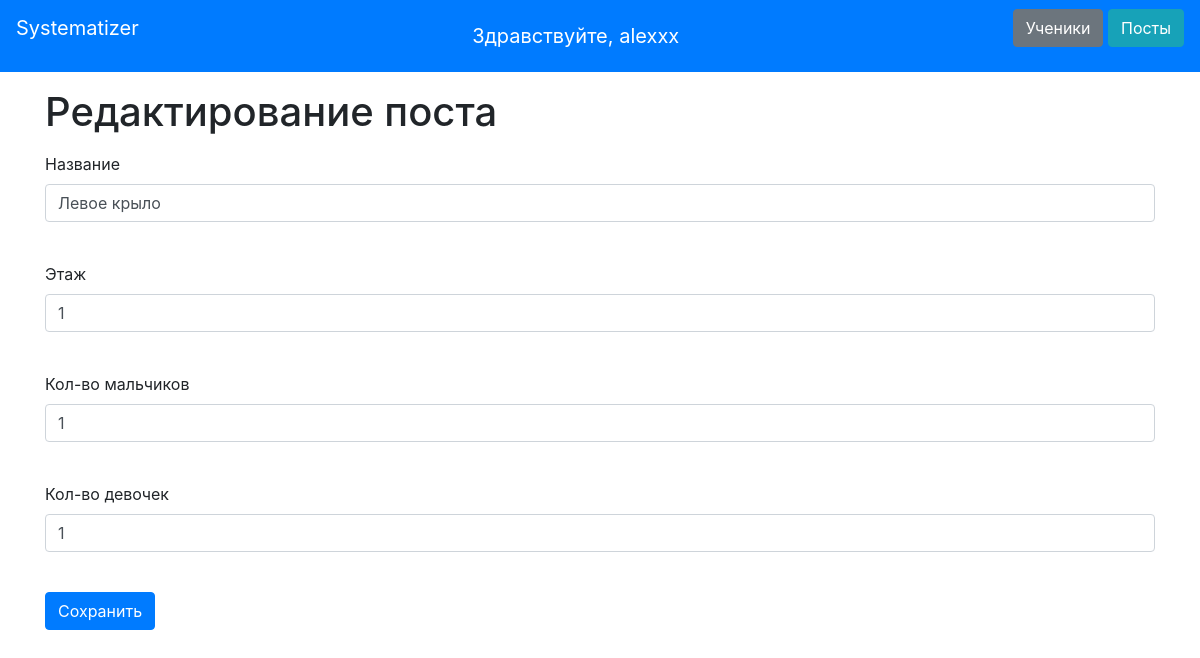
The page /edit_post/2 (signed in) on the database its author committed.
### data/users.py (models this page shows, shortened)
class User(SqlAlchemyBase, UserMixin, SerializerMixin):
    __tablename__ = 'users'
    id = sqlalchemy.Column(sqlalchemy.Integer, primary_key=True, autoincrement=True)
    name = sqlalchemy.Column(sqlalchemy.String, nullable=False)
    hashed_password = sqlalchemy.Column(sqlalchemy.String, nullable=True)

### data/posts.py (models this page shows)
class Posts(SqlAlchemyBase, SerializerMixin):
    __tablename__ = 'posts'
    id = sqlalchemy.Column(sqlalchemy.Integer, unique=True,
                           primary_key=True, autoincrement=True)
    name = sqlalchemy.Column(sqlalchemy.String, nullable=False)
    floor = sqlalchemy.Column(sqlalchemy.Integer, nullable=False)
    am_m = sqlalchemy.Column(sqlalchemy.Integer)
    am_f = sqlalchemy.Column(sqlalchemy.Integer)

### app.py (the view, shortened to what this page needs)
@app.route('/edit_post/<int:id>', methods=['GET', 'POST'])
@login_required
def edit_post(id):
    form = PostForm()
    if request.method == "GET":
        db_sess = db_session.create_session()
        pst = db_sess.query(Posts).filter(Posts.id == id).first()
        if pst:
            form.name.data = pst.name
            form.floor.data = pst.floor
            form.am_m.data = pst.am_m
            form.am_f.data = pst.am_f
        else:
            abort(404)
    return render_template('add_post.html', title='Редактирование поста', form=form)

### forms/postform.py
class PostForm(FlaskForm):
    name = StringField('Название', validators=[DataRequired()])
    floor = StringField('Этаж', validators=[DataRequired()])
    am_m = IntegerField('Кол-во мальчиков')
    am_f = IntegerField('Кол-во девочек')
    submit = SubmitField('Сохранить')

### app.py (called while the page is built)
@login_manager.user_loader
def load_user(user_id):
    db_sess = db_session.create_session()
    return db_sess.query(User).get(user_id)

### data/db_session.py (called while the page is built)
def create_session() -> Session:
    global __factory
    return __factory()

### templates/add_post.html (shortened to what this page needs)
{% extends "base.html" %}
{% block content %}
<h1>{{ title }}</h1>
<form action="" method="post">
    <p>
        {{ form.name.label }}<br>
        {{ form.name(class="form-control") }}<br>
    </p>
    <p>
        {{ form.floor.label }}<br>
        {{ form.floor(class="form-control") }}<br>
    </p>
    <p>
        {{ form.am_m.label }}<br>
        {{ form.am_m(class="form-control") }}<br>
    </p>
    <p>
        {{ form.am_f.label }}<br>
        {{ form.am_f(class="form-control") }}<br>
    </p>
    <p>{{ form.submit(type="submit", class="btn btn-primary") }}</p>
</form>
{% endblock %}

### templates/base.html (shortened to what this page needs)
<!doctype html>
<html lang="en">
<head>
    <link rel="stylesheet"
          href="https://stackpath.bootstrapcdn.com/bootstrap/4.4.1/css/bootstrap.min.css"
>
</head>
<body>
<header>
    <nav class="navbar sticky-top navbar-dark bg-primary">
        <p><a class="navbar-brand" href="/">Systematizer</a></p>
        {% if current_user.is_authenticated %}
            <a class="navbar-brand" href="/logout">Здравствуйте, {{ current_user.name }}</a>
        <p>
            <a href="students" class="btn btn-secondary">Ученики</a>
            <a href="posts" class="btn btn-info">Посты</a>
        </p>
        {% else %}
        <p>
            <a class="btn btn-dark" href="/register">Регистрация</a>
            <a class="btn btn-success" href="/login">Авторизация</a>
        </p>
        {% endif %}
    </nav>
</header>
<main role="main" class="container">
    {% block content %}{% endblock %}
</main>
</body>
</html>

### rows shown on the page
User: name "alexxx"
Posts: name "Левое крыло", floor "1", am_m "1", am_f "1"

### other values the page prints
{{ title }} "Редактирование поста"
